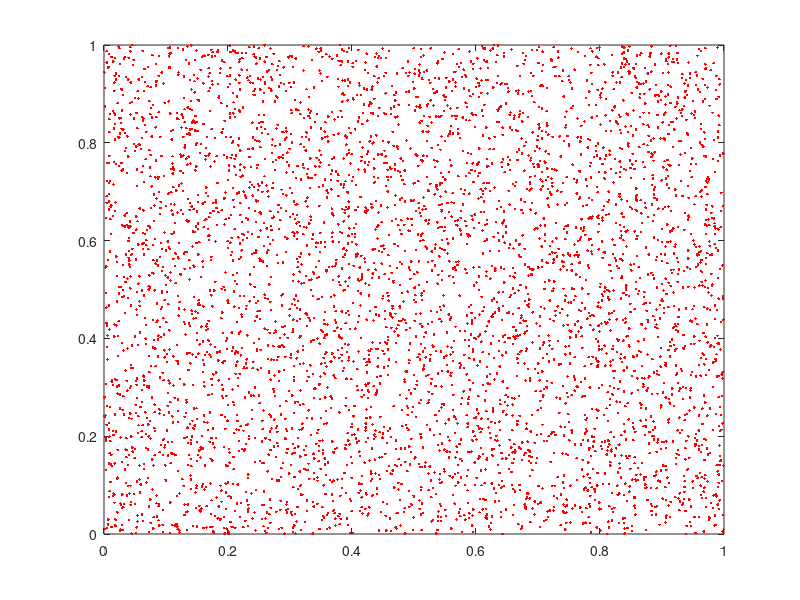

This figure's MATLAB source: (Note: this script raises an error after producing the figure.)
%monte carlo hit and miss
clear all
close all

N = 5000

rng(1)
z = rand(N,2)

xk = zeros(1,N)

for i=1:N
    if ((z(i,1))^2+(z(i,2))^2) <1
        xk(1,i) = 1
    else
        xk(1,i) = 0
    end     
end

pi_est = (sum(xk)/N)*4

z_inv = z'

figure(1)
plot(z_inv(1,1:N),z_inv(2,1:N),'r.')
%% 

circle(0,0,1)

xlim([0 1])
ylim([0 1])


